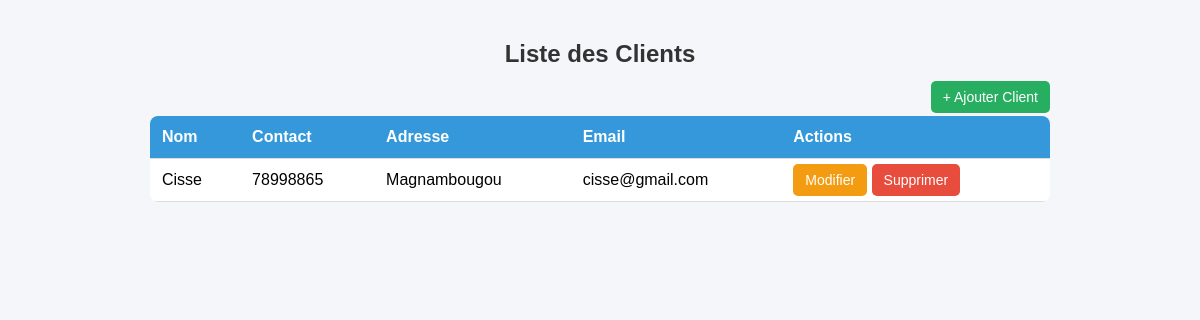
/clients/liste_clients/, run on an earlier commit of the app's database.
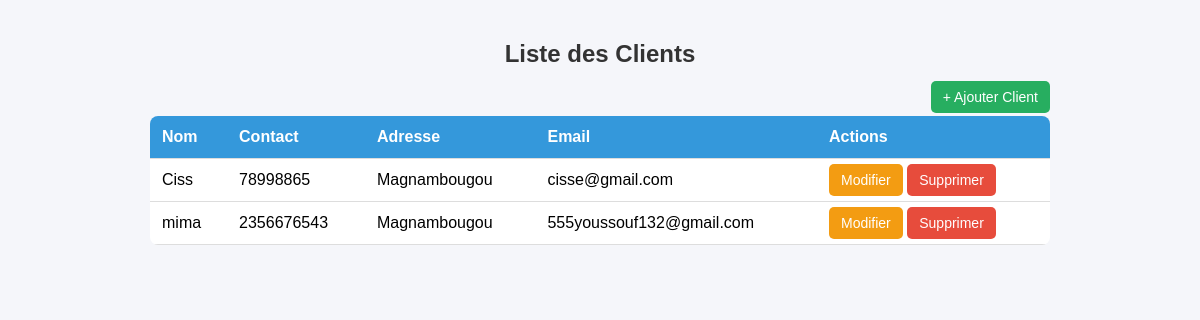
And on a later commit of the database.
### client/models.py (models this page shows, shortened)
class Client(models.Model):
    nom = models.CharField(max_length=150)
    contact = models.CharField(max_length=100, blank=True, null=True)
    adresse = models.TextField(blank=True, null=True)
    email = models.EmailField(blank=True, null=True)

### client/views.py (the view)
# urls.py: path('liste_clients/', views.liste_clients, name='liste_clients'),
def liste_clients(request):
    clients = Client.objects.all()
    return render(request, 'clients/liste_clients.html', {'clients': clients})

### templates/clients/liste_clients.html (shortened to what this page needs)
<!DOCTYPE html>
<html lang="fr">
<head>
</head>
<body>
<div class="container">
    <h2>Liste des Clients</h2>
    <div class="top-buttons">
        <a href="{% url 'ajouter_client' %}" class="btn btn-add">+ Ajouter Client</a>
    </div>
    <table class="table">
        <tr>
            <th>Nom</th>
            <th>Contact</th>
            <th>Adresse</th>
            <th>Email</th>
            <th>Actions</th>
        </tr>
        {% for client in clients %}
        <tr>
            <td>{{ client.nom }}</td>
            <td>{{ client.contact }}</td>
            <td>{{ client.adresse }}</td>
            <td>{{ client.email }}</td>
            <td>
                <a class="btn btn-edit" href="{% url 'modifier_client' client.id %}">Modifier</a>
                <a class="btn btn-delete" href="{% url 'supprimer_client' client.id %}">Supprimer</a>
            </td>
        </tr>
        {% empty %}
        <tr><td colspan="5">Aucun client trouvé</td></tr>
        {% endfor %}
    </table>
</div>
</body>
</html>

### templates/clients/liste_clients.html (style rules this page uses)
body { font-family: Arial, sans-serif; background:#f5f6fa; margin:0; padding:20px; }
.container { max-width:900px; margin:auto; }
h2 { color:#333; text-align:center; }
.table { width: 100%; border-collapse: collapse; background: #fff; border-radius: 8px; overflow:hidden; }
.table th, .table td { padding: 12px; border-bottom: 1px solid #ddd; text-align:left; }
.table th { background:#3498db; color:white; }
.btn { padding: 8px 12px; color:white; text-decoration:none; border-radius:5px; font-size:14px; }
.btn-add { background:#27ae60; }
.btn-edit { background:#f39c12; }
.btn-delete { background:#e74c3c; }
.top-buttons { text-align:right; margin-bottom: 10px; }

What changed in the data, as far as the page shows it:
changed Client "cisse@gmail.com": nom "Cisse" → "Ciss"
added Client: nom "mima", contact "2356676543", adresse "Magnambougou", email "555youssouf132@gmail.com"
